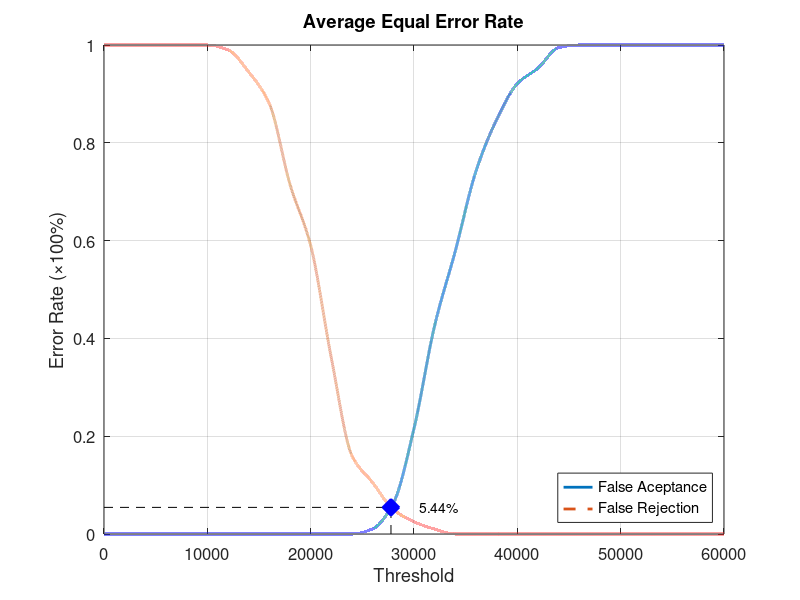
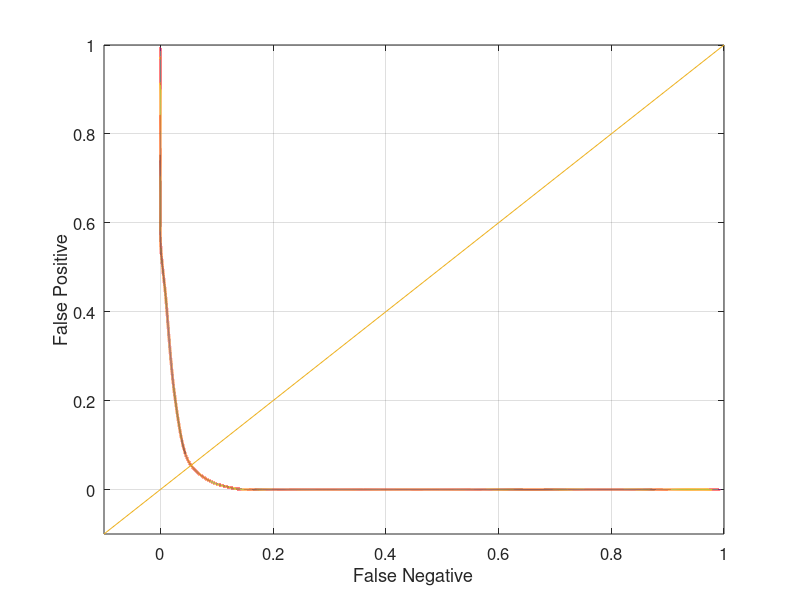

Reproduce these figures in MATLAB, in order.
function yEER = Database5_4
close all;
clear;
clc;
x = 0:2000:60000;
xq = 0:0.5:60000;

y0 = [0 0 0 0 0 0 0 0 0 0 0 0 0 0.0105263 0.0631579 0.215789 0.426316 0.578947 0.742105 0.847368 0.921053 0.952632 0.994737 1 1 1 1 1 1 1 1];
yy0 = interp1(x, y0, xq, 'pchip');
y1 = [1 1 1 1 1 1 0.99 0.945 0.88 0.715 0.59 0.36 0.16 0.105 0.05 0.025 0.01 0 0 0 0 0 0 0 0 0 0 0 0 0 0];
yy1 = interp1(x, y1, xq, 'pchip');

% Calculating EER: 
y2 = abs(y0 - y1);
find(y2 == min(y2))
yy2 = abs(yy0 - yy1);
xEER = find(yy2 == min(yy2));
xEERIndex = xq(xEER) % X-axis EER
yEER = yy0(xEER) % Y-axis EER

main = figure
plot(xq, yy0,'-','LineWidth', 2);	hold on
plot(xq, yy1,'--','LineWidth', 2);	hold on
plot([xEERIndex xEERIndex], [0 yEER], 'k--');	hold on
plot([0 xEERIndex], [yEER yEER], 'k--');	hold on
plot(xEERIndex, yEER, 'bx', 'LineWidth', 10);	hold on
text(xEERIndex + 10 * xEERIndex / 100, yEER, [num2str(round((10000 * yEER)) / 100) '%'])
legend('False Aceptance', 'False Rejection', 'Location', 'SouthEast')
xlabel('Threshold')
ylabel('Error Rate (\times100%)')
title('Average Equal Error Rate')
set(gca, 'FontSize', 12)
axis([0 60000 0 1])
grid on

print(main, 'Database5_4Main', '-dpng');
FNRxFPR = figure('Color', [1 1 1]);
plot(yy1, yy0, '-', yy1, yy0, 'LineWidth', 2);
hold on
y = -0.1:0.1:1
plot(y, y); 
set(gca, 'FontSize', 12)
xlabel('False Negative')
ylabel('False Positive')
axis([-0.1 1 -0.1 1])
set(gca, 'FontSize', 12)
grid on

print(FNRxFPR, 'Database5_4FNRxFPR','-dpng');
end
